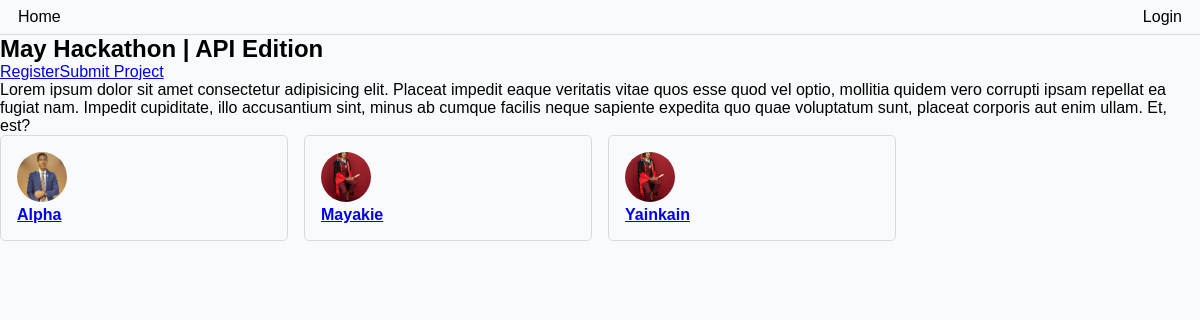
The page /event/cc59d50d-7051-49a0-baff-04f80ff3e41b/ on the database its author committed.
### base/models.py (models this page shows, shortened)
class Event(models.Model):
    name = models.CharField(max_length=200)
    description = models.TextField(null=True, blank=True)
    participants = models.ManyToManyField(User, blank=True, related_name='events')
    start_date = models.DateTimeField(null=True)
    end_date = models.DateTimeField(null=True)
    registration_deadline = models.DateTimeField(null=True)
    updated = models.DateTimeField(auto_now=True)
    created = models.DateTimeField(auto_now_add=True)
    id = models.UUIDField(default=uuid.uuid4, unique=True,primary_key=True, editable=False)
    class Meta:
        ordering = ['-end_date']
    @property
    def event_status(self):
        status = None
        present = datetime.now().timestamp()
        deadline = self.registration_deadline.timestamp()
        past_deadline = (present > deadline)
        if past_deadline:
            status = 'Finished'
        else:
            status = 'Ongoing'
        return status

class User(AbstractUser):
    name = models.CharField(max_length=255, null=True)
    email = models.EmailField(unique=True, null=True)
    bio = models.TextField(blank=True, null=True)
    avatar = ResizedImageField(size=[300,300], default='avatar.png')
    id = models.UUIDField(default=uuid.uuid4, unique=True,primary_key=True, editable=False)
    hackathon_participants = models.BooleanField(default=True, null=True)
    USERNAME_FIELD ="email"
    REQUIRED_FIELDS = ['username']
    twitter = models.URLField(max_length=500, null=True, blank=True)
    linkedin = models.URLField(max_length=500, null=True, blank=True)
    website = models.URLField(max_length=500, null=True, blank=True)
    facebook = models.URLField(max_length=500, null=True, blank=True)
    github = models.URLField(max_length=500, null=True, blank=True)

### base/views.py (the view)
# urls.py: path('event/<str:pk>/', views.event_page, name="event"),
def event_page(request, pk):
    event = Event.objects.get(id=pk)
    present = datetime.now()
    registered = False
    submitted = False
    if request.user.is_authenticated:
        registered = request.user.events.filter(id=event.id).exists()
        submitted = Submission.objects.filter(participant=request.user, event=event).exists()
    context = {'event':event, 'registered':registered, 'submitted':submitted}
    return render(request, 'event.html', context)

### base/templates/event.html (shortened to what this page needs)
{% extends "main.html" %}
{% block content %}
<div class="section">
    <h1>{{event.name}}</h1>
</div>
{% if event.event_status == 'Ongoing' %}
    <div class="section" id="event--action-wrapper">
        {% if registered %}
            <p class="text--success">You have already registed for this event || </p>
        {% else %}
            <a class="btn btn-primary"  href="{% url 'registration-confirmation' event.id %}">Register</a>
        {% endif %}
        {% if submitted %}
            <p class="text--success">You have already submitted your project</p>
        {% else %}
            <a class="btn btn-secondary" href="{% url 'project-submission' event.id %}">Submit Project</a>
        {% endif %}
    </div>
    {% else %}
        <p>Registration closed for this event.</p>
    {% endif %}
    <div class="section markdown-body">
        {{event.description}}
    </div>
<div>
    <div>
        <div class="users--list section">
            {% for user in event.participants.all %}
            <a href="{% url 'profile' user.id %}">
                <div class="users--wrapper">
                    <img class="user--avatar--sm" src="{{ user.avatar.url }}" alt="{{user.name}}" />
                    <h4>{{user.name}}</h4>
                </div>
            </a>
            {% endfor %}
        </div>
    </div>
</div>
{% endblock content %}

### base/static/css/main.css (style rules this page uses)
* { box-sizing: border-box; padding: 0; margin: 0; font-family: Verdana, Geneva, Tahoma, sans-serif; background-color: rgb(249, 250, 251); }
.users--list { display: grid; grid-template-columns: 1fr 1fr 1fr 1fr; gap: 1rem; }
.users--wrapper { border: 1px solid rgb(218, 218, 218); padding: 1em; border-radius: 5px; }
.user--avatar--sm { height: 50px; width: 50px; object-fit: cover; border-radius: 50%; }
#event--action-wrapper { display: flex; flex-wrap: wrap; align-items: center; }

### rows shown on the page
Event: name "May Hackathon | API Edition", description "Lorem ipsum dolor sit amet consectetur adipisicing elit. Placeat impedit eaque veritatis vitae quos esse quod vel optio, mollitia quidem vero corrupti ipsam repellat ea fugiat nam. Impedit cupiditate, illo accusantium sint, minus ab cumque facilis neque sapiente expedita quo quae voluptatum sunt, placeat corporis aut enim ullam. Et, est?"
User: avatar (picture), name "Alpha"
User: avatar (picture), name "Mayakie"
User: avatar (picture), name "Yainkain"
